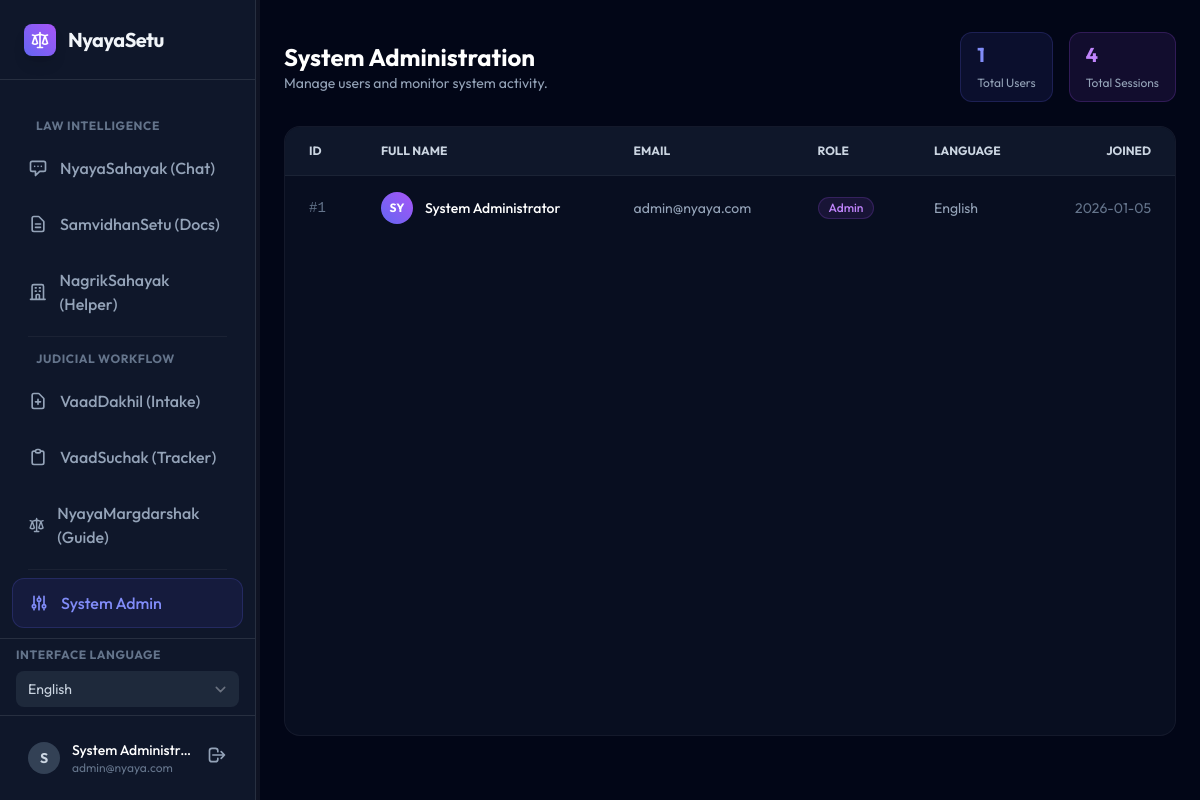
The page /admin-dashboard (signed in) on the database as committed earlier.
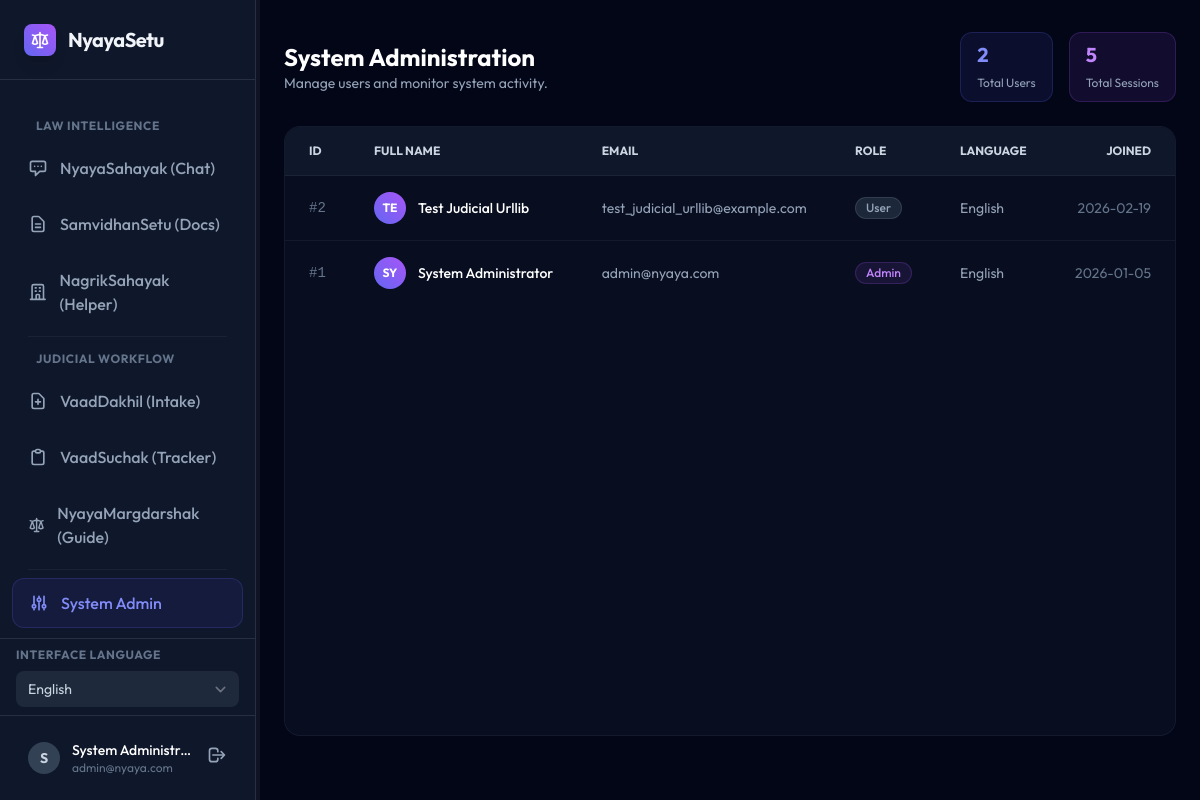
The same page on the database as committed later.
### backend/models.py (models this page shows)
class User(Base):
    __tablename__ = "users"
    id = Column(Integer, primary_key=True, index=True)
    email = Column(String, unique=True, index=True)
    full_name = Column(String)
    hashed_password = Column(String)
    is_active = Column(Boolean, default=True)
    role = Column(String, default=UserRole.USER)
    preferred_language = Column(String, default="en") # en, hi, bn, te
    created_at = Column(DateTime, default=datetime.utcnow)
    chats = relationship("ChatSession", back_populates="owner")
    judicial_chats = relationship("JudicialChatSession", back_populates="owner")
    cases = relationship("Case", back_populates="owner")

### backend/main.py (the view)
@app.get("/admin-dashboard", response_class=HTMLResponse)
async def admin_page(request: Request, user: models.User = Depends(auth.get_current_user_from_cookie), db: Session = Depends(database.get_db)):
    if not user:
        return RedirectResponse(url="/login")
    if user.role != "admin":
        return RedirectResponse(url="/dashboard")
    all_users = db.query(models.User).order_by(models.User.id.desc()).all()
    total_chats = db.query(models.ChatSession).count()
    return templates.TemplateResponse("admin_dashboard.html", {
        "request": request,
        "user": user,
        "users": all_users,
        "total_chats": total_chats
    })

### templates/admin_dashboard.html
{% extends "dashboard_base.html" %}
{% block content %}
<div class="h-[calc(100vh-6rem)] flex flex-col">
    <div class="mb-6 flex items-center justify-between">
        <div>
            <h1 class="text-2xl font-bold text-white">System Administration</h1>
            <p class="text-sm text-slate-400">Manage users and monitor system activity.</p>
        </div>
        <div class="flex gap-4">
            <div class="bg-indigo-500/10 border border-indigo-500/20 px-4 py-2 rounded-xl">
                <span class="block text-xl font-bold text-indigo-400">{{ users|length }}</span>
                <span class="text-xs text-slate-400">Total Users</span>
            </div>
            <div class="bg-purple-500/10 border border-purple-500/20 px-4 py-2 rounded-xl">
                <span class="block text-xl font-bold text-purple-400">{{ total_chats }}</span>
                <span class="text-xs text-slate-400">Total Sessions</span>
            </div>
        </div>
    </div>
    <div class="flex-1 bg-slate-900/50 border border-white/5 rounded-2xl overflow-hidden flex flex-col">
        <div class="overflow-x-auto">
            <table class="w-full text-left text-sm text-slate-400">
                <thead class="bg-slate-900 border-b border-white/5 text-xs uppercase font-semibold text-slate-300">
                    <tr>
                        <th class="px-6 py-4">ID</th>
                        <th class="px-6 py-4">Full Name</th>
                        <th class="px-6 py-4">Email</th>
                        <th class="px-6 py-4">Role</th>
                        <th class="px-6 py-4">Language</th>
                        <th class="px-6 py-4 text-right">Joined</th>
                    </tr>
                </thead>
                <tbody class="divide-y divide-white/5">
                    {% for u in users %}
                    <tr class="hover:bg-white/5 transition-colors">
                        <td class="px-6 py-4 font-mono text-slate-500">#{{ u.id }}</td>
                        <td class="px-6 py-4 font-medium text-white flex items-center gap-3">
                            <div
                                class="w-8 h-8 rounded-full bg-gradient-to-tr from-indigo-500 to-purple-500 flex items-center justify-center text-xs font-bold text-white">
                                {{ u.full_name[:2].upper() }}
                            </div>
                            {{ u.full_name }}
                        </td>
                        <td class="px-6 py-4">{{ u.email }}</td>
                        <td class="px-6 py-4">
                            {% if u.role == 'admin' %}
                            <span
                                class="inline-flex items-center px-2.5 py-0.5 rounded-full text-xs font-medium bg-purple-500/10 text-purple-400 border border-purple-500/20">
                                Admin
                            </span>
                            {% else %}
                            <span
                                class="inline-flex items-center px-2.5 py-0.5 rounded-full text-xs font-medium bg-slate-700/50 text-slate-400 border border-slate-600/50">
                                User
                            </span>
                            {% endif %}
                        </td>
                        <td class="px-6 py-4">
                            {% if u.preferred_language == 'hi' %} Hindi
                            {% elif u.preferred_language == 'bn' %} Bengali
                            {% elif u.preferred_language == 'te' %} Telugu
                            {% else %} English {% endif %}
                        </td>
                        <td class="px-6 py-4 text-right text-slate-500">
                            {{ u.created_at.strftime('%Y-%m-%d') if u.created_at else 'N/A' }}
                        </td>
                    </tr>
                    {% endfor %}
                </tbody>
            </table>
        </div>
    </div>
</div>
{% endblock %}

### templates/dashboard_base.html (shortened to what this page needs)
<!DOCTYPE html>
<html lang="en">
<head>
    <script src="https://cdn.tailwindcss.com?plugins=forms,typography,aspect-ratio,line-clamp"></script>
</head>
<body class="bg-slate-950 text-slate-100 flex h-screen overflow-hidden antialiased">
    <aside id="main-sidebar"
        class="w-64 bg-slate-900 border-r border-white/10 flex-shrink-0 flex flex-col transition-all duration-300">
        <div class="h-20 flex items-center px-6 border-b border-white/10">
            <a href="/dashboard" class="flex items-center gap-3 w-full transition-opacity hover:opacity-80">
                <div
                    class="w-8 h-8 bg-gradient-to-tr from-indigo-500 to-purple-500 rounded-lg flex items-center justify-center shadow-lg">
                </div>
                <span class="font-bold text-xl tracking-tight">NyayaSetu</span>
            </a>
        </div>
        <nav class="flex-1 overflow-y-auto py-6 px-3 space-y-2">
            <div class="px-6 mb-2 mt-2">
                <span class="text-xs font-bold text-slate-500 uppercase tracking-wider" data-i18n="law_intelligence">Law
                    Intelligence</span>
            </div>
            <a href="/chat-ws"
                class="flex items-center gap-3 px-4 py-3 {{ 'bg-indigo-600/10 text-indigo-400 border border-indigo-500/20' if request.url.path == '/chat-ws' else 'text-slate-400 hover:text-slate-100 hover:bg-white/5' }} rounded-xl transition-all">
                <svg xmlns="http://www.w3.org/2000/svg" class="h-5 w-5" fill="none" viewBox="0 0 24 24"
                    stroke="currentColor">
                    <path stroke-linecap="round" stroke-linejoin="round" stroke-width="2"
                        d="M8 10h.01M12 10h.01M16 10h.01M9 16H5a2 2 0 01-2-2V6a2 2 0 012-2h14a2 2 0 012 2v8a2 2 0 01-2 2h-5l-5 5v-5z" />
                </svg>
                <span class="font-medium" data-i18n="chat_nav">NyayaSahayak (Chat)</span>
            </a>
            <a href="/doc-ws"
                class="flex items-center gap-3 px-4 py-3 {{ 'bg-indigo-600/10 text-indigo-400 border border-indigo-500/20' if request.url.path == '/doc-ws' else 'text-slate-400 hover:text-slate-100 hover:bg-white/5' }} rounded-xl transition-all">
                <svg xmlns="http://www.w3.org/2000/svg" class="h-5 w-5" fill="none" viewBox="0 0 24 24"
                    stroke="currentColor">
                    <path stroke-linecap="round" stroke-linejoin="round" stroke-width="2"
                        d="M9 12h6m-6 4h6m2 5H7a2 2 0 01-2-2V5a2 2 0 012-2h5.586a1 1 0 01.707.293l5.414 5.414a1 1 0 01.293.707V19a2 2 0 01-2 2z" />
                </svg>
                <span class="font-medium" data-i18n="docs_nav">SamvidhanSetu (Docs)</span>
            </a>
            <a href="/bureaucracy-ws"
                class="flex items-center gap-3 px-4 py-3 {{ 'bg-indigo-600/10 text-indigo-400 border border-indigo-500/20' if request.url.path == '/bureaucracy-ws' else 'text-slate-400 hover:text-slate-100 hover:bg-white/5' }} rounded-xl transition-all">
                <span class="font-medium" data-i18n="helper_nav">NagrikSahayak (Helper)</span>
            </a>
            <div class="h-px bg-white/5 my-2 mx-4"></div>
            <div class="px-6 mb-2 mt-2">
                <span class="text-xs font-bold text-slate-500 uppercase tracking-wider"
                    data-i18n="judicial_workflow">Judicial Workflow</span>
            </div>
            <a href="/judicial/intake"
                class="flex items-center gap-3 px-4 py-3 {{ 'bg-amber-600/10 text-amber-400 border border-amber-500/20' if request.url.path == '/judicial/intake' else 'text-slate-400 hover:text-slate-100 hover:bg-white/5' }} rounded-xl transition-all">
                <svg xmlns="http://www.w3.org/2000/svg" class="h-5 w-5" fill="none" viewBox="0 0 24 24"
                    stroke="currentColor">
                    <path stroke-linecap="round" stroke-linejoin="round" stroke-width="2"
                        d="M9 13h6m-3-3v6m5 5H7a2 2 0 01-2-2V5a2 2 0 012-2h5.586a1 1 0 01.707.293l5.414 5.414a1 1 0 01.293.707V19a2 2 0 01-2 2z" />
                </svg>
                <span class="font-medium" data-i18n="vaad_dakhil">VaadDakhil (Intake)</span>
            </a>
            <a href="/judicial/tracker"
                class="flex items-center gap-3 px-4 py-3 {{ 'bg-amber-600/10 text-amber-400 border border-amber-500/20' if request.url.path == '/judicial/tracker' else 'text-slate-400 hover:text-slate-100 hover:bg-white/5' }} rounded-xl transition-all">
                <svg xmlns="http://www.w3.org/2000/svg" class="h-5 w-5" fill="none" viewBox="0 0 24 24"
                    stroke="currentColor">
                    <path stroke-linecap="round" stroke-linejoin="round" stroke-width="2"
                        d="M9 5H7a2 2 0 00-2 2v12a2 2 0 002 2h10a2 2 0 002-2V7a2 2 0 00-2-2h-2M9 5a2 2 0 002 2h2a2 2 0 002-2M9 5a2 2 0 012-2h2a2 2 0 012 2" />
                </svg>
                <span class="font-medium" data-i18n="vaad_suchak">VaadSuchak (Tracker)</span>
            </a>
            <a href="/judicial/guidance"
                class="flex items-center gap-3 px-4 py-3 {{ 'bg-amber-600/10 text-amber-400 border border-amber-500/20' if request.url.path == '/judicial/guidance' else 'text-slate-400 hover:text-slate-100 hover:bg-white/5' }} rounded-xl transition-all">
                <span class="font-medium" data-i18n="nyaya_margdarshak">NyayaMargdarshak (Guide)</span>
            </a>
            <div class="h-px bg-white/5 my-2 mx-4"></div>
            {% if user.role == 'admin' %}
            <a href="/admin-dashboard"
                class="flex items-center gap-3 px-4 py-3 {{ 'bg-indigo-600/10 text-indigo-400 border border-indigo-500/20' if request.url.path == '/admin-dashboard' else 'text-purple-400 hover:text-purple-300 hover:bg-purple-500/10' }} rounded-xl transition-all">
                <span class="font-medium" data-i18n="admin_nav">System Admin</span>
            </a>
            {% endif %}
        </nav>
        <div class="px-4 py-2 border-t border-white/10">
            <label class="block text-xs font-bold text-slate-500 uppercase tracking-wider mb-2"
                data-i18n="interface_lang">Interface Language</label>
            <select id="global-lang-select"
                class="language-selector w-full bg-slate-800 text-slate-300 text-sm rounded-lg border-none focus:ring-1 focus:ring-indigo-500 py-2 px-3">
                <option value="en" {{ 'selected' if user.preferred_language=='en' else '' }}>English</option>
            </select>
        </div>
        <div class="p-4 border-t border-white/10">
            <div class="flex items-center gap-3 px-3 py-2">
                <div
                    class="w-8 h-8 rounded-full bg-slate-700 flex items-center justify-center text-sm font-bold text-slate-300">
                    {{ user.full_name[0] if user.full_name else 'U' }}
                </div>
                <div class="flex-1 min-w-0">
                    <p class="text-sm font-medium text-white truncate">{{ user.full_name }}</p>
                    <p class="text-xs text-slate-500 truncate">{{ user.email }}</p>
                </div>
                <form action="/login" method="get">
                    <button type="submit" onclick="document.cookie = 'access_token=; Max-Age=0; path=/;'"
                        class="text-slate-400 hover:text-white" title="Logout">
                        <svg xmlns="http://www.w3.org/2000/svg" class="h-5 w-5" fill="none" viewBox="0 0 24 24"
                            stroke="currentColor">
                            <path stroke-linecap="round" stroke-linejoin="round" stroke-width="2"
                                d="M17 16l4-4m0 0l-4-4m4 4H7m6 4v1a3 3 0 01-3 3H6a3 3 0 01-3-3V7a3 3 0 013-3h4a3 3 0 013 3v1" />
                        </svg>
                    </button>
                </form>
            </div>
        </div>
    </aside>
    <div id="sidebar-resizer"
        class="w-1 bg-white/5 hover:bg-indigo-500 cursor-col-resize transition-colors flex-shrink-0 z-50"></div>
    <main class="flex-1 overflow-x-hidden overflow-y-auto bg-slate-950 relative">
        <div class="max-w-7xl mx-auto px-6 py-8">
            {% block content %}{% endblock %}
        </div>
    </main>
</body>
</html>

### templates/dashboard_base.html (style rules this page uses)
body { font-family: 'Outfit', sans-serif; }

Rows that differ between the two databases and show on the page:
added User: id "2", full_name "TE", full_name "Test Judicial Urllib", email "test_judicial_urllib@example.com", role "User", preferred_language "English", created_at "2026-02-19"
Other text that changed with them:
{{ users|length }}: "1" → "2"
{{ total_chats }}: "4" → "5"
